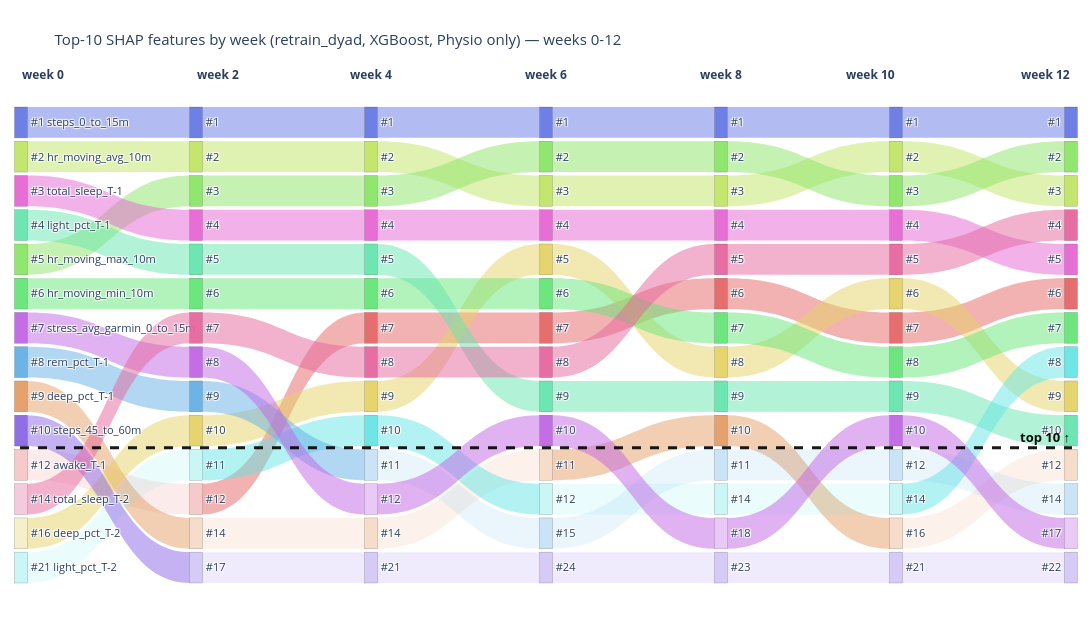

Notebook code cell kept with this figure:
### Code cell
fig_fine_phys = feature_sankey(
    [0, 2, 4, 6, 8, 10, 12],
    importance_by_week_phys,
    title="Top-10 SHAP features by week (retrain_dyad, XGBoost, Physio only) — weeks 0-12",
)
fig_fine_phys.show()
